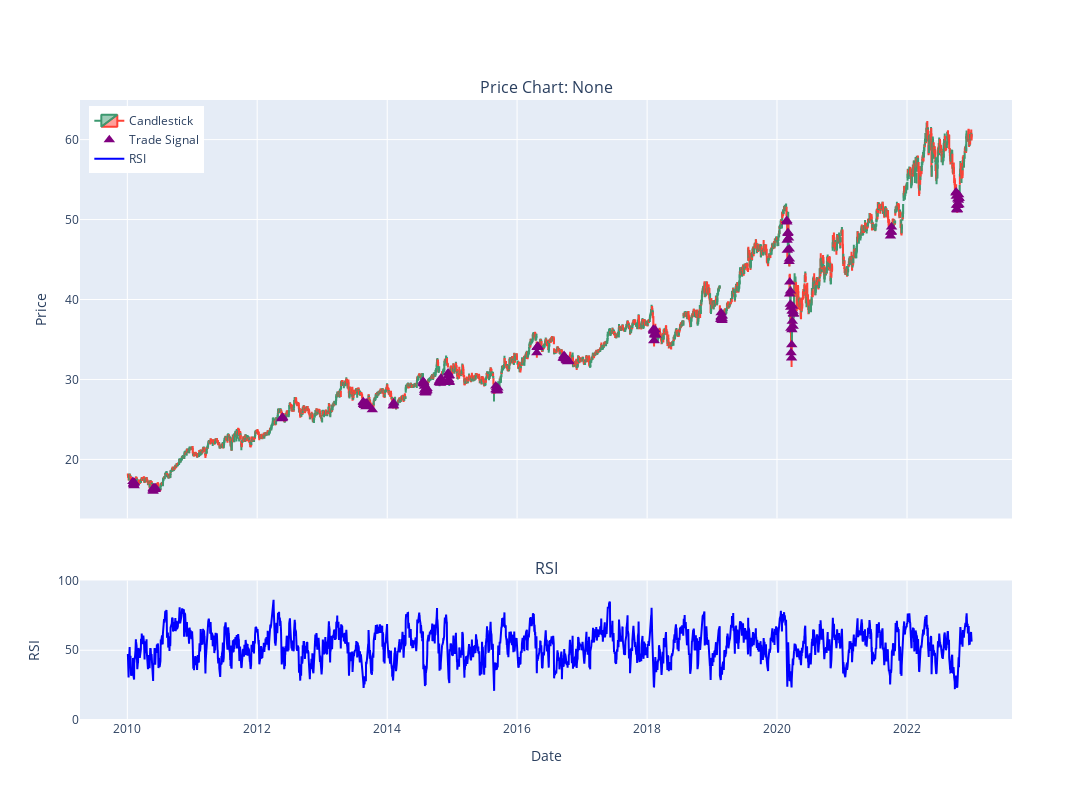

Notebook code cell kept with this figure:
### Code cell
metric_utils.visualise_pricechart(strategy, start=start_date, end=end_date, indicators=[], signal_marker=True)

### Figure 1 — Plotly figure (JSON) as saved in the notebook; plotly's stock layout.template omitted (floating-point values rounded to 4 significant figures; data arrays with more than 128 entries replaced by an {"elided": "..."} marker saying what was removed)
{"data": [{"close": {"elided": "3272 float values"}, "high": {"elided": "3272 float values"}, "low": {"elided": "3272 float values"}, "name": "Candlestick", "open": {"elided": "3272 float values"}, "type": "candlestick", "x": {"elided": "3272 str values"}, "xaxis": "x", "yaxis": "y"}, {"marker": {"color": "purple", "size": 10, "symbol": "triangle-up"}, "mode": "markers", "name": "Trade Signal", "type": "scatter", "x": {"elided": "166 str values"}, "xaxis": "x", "y": {"elided": "166 float values"}, "yaxis": "y"}, {"line": {"color": "blue", "width": 2}, "mode": "lines", "name": "RSI", "type": "scatter", "x": {"elided": "3272 str values"}, "xaxis": "x2", "y": {"elided": "3272 float values"}, "yaxis": "y2"}], "layout": {"annotations": [{"font": {"size": 16}, "showarrow": false, "text": "Price Chart: None", "x": 0.5, "xanchor": "center", "xref": "paper", "y": 1, "yanchor": "bottom", "yref": "paper"}, {"font": {"size": 16}, "showarrow": false, "text": "RSI", "x": 0.5, "xanchor": "center", "xref": "paper", "y": 0.225, "yanchor": "bottom", "yref": "paper"}], "height": 800, "legend": {"x": 0.01, "y": 0.99}, "title": {"text": ""}, "width": 1200, "xaxis": {"anchor": "y", "domain": [0, 1], "matches": "x2", "rangeslider": {"visible": false}, "showticklabels": false}, "xaxis2": {"anchor": "y2", "domain": [0, 1], "title": {"text": "Date"}}, "yaxis": {"anchor": "x", "domain": [0.325, 1], "title": {"text": "Price"}}, "yaxis2": {"anchor": "x2", "domain": [0, 0.225], "range": [0, 100], "title": {"text": "RSI"}}}}
